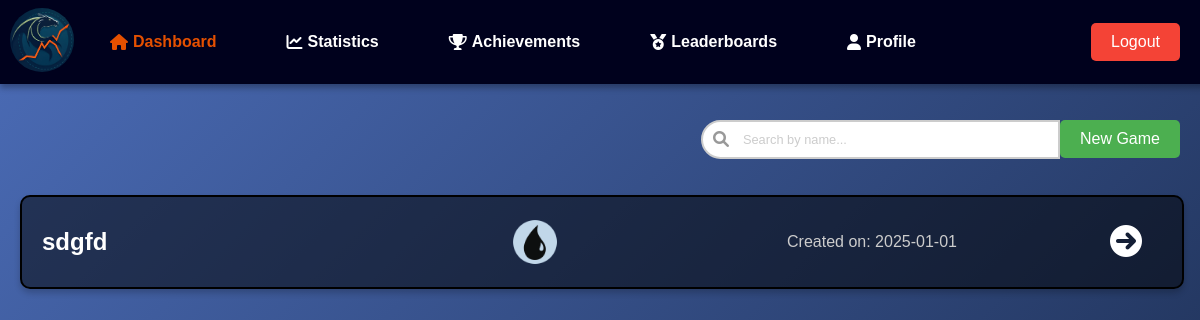
The app's page /games/dashboard (signed in) with its own data.
### models/game.py (models this page shows)
class Game(db.Model):
    __tablename__ = 'game'
    id = db.Column(db.Integer, primary_key=True)
    name = db.Column(db.String(120), nullable=False)
    colors = db.Column(db.String(255))
    created_at = db.Column(db.DateTime, nullable=True, default=datetime.utcnow)
    sr_turn1 = db.Column(db.Boolean)
    result = db.Column(db.String(50))
    turns = db.Column(db.Integer)
    turn_order = db.Column(db.String(50))  # Nuevo campo
    notes = db.Column(db.Text)  # Nuevo campo
    end_condition = db.Column(db.String(255))
    user_id = db.Column(db.Integer, db.ForeignKey('user.id'), nullable=False)
    user = db.relationship('User', back_populates='games')

### routes/games.py (the view)
@games_bp.route('/dashboard')
def dashboard():
    if 'user_id' not in session:
        return redirect(url_for('auth.login'))
    user_id = session['user_id']
    search = request.args.get('search')  # Obtener parámetro de búsqueda
    if search:
        games = Game.query.filter(
            Game.user_id == user_id,
            Game.name.ilike(f'%{search}%')  # o .like(...) si tu DB no soporta ilike
        ).all()
    else:
        games = Game.query.filter_by(user_id=user_id).all()
    return render_template('dashboard.html', games=games, search=search)

### templates/dashboard.html (shortened to what this page needs)
<!DOCTYPE html>
<html lang="en">
<head>
    <link rel="stylesheet" href="../static/css/dashboard.css">
    <link rel="stylesheet" href="../static/css/header.css">
    <link rel="stylesheet" href="https://cdnjs.cloudflare.com/ajax/libs/font-awesome/6.0.0-beta3/css/all.min.css">
</head>
<body>
    <header>
        <div class="logo-container">
            <a href="{{ url_for('games.dashboard') }}">
                <img src="{{ url_for('static', filename='images/logo2.jpeg') }}" alt="Logo" class="rounded-logo">
            </a>
        </div>
        <nav id="nav-links">
            <ul class="nav-links">
                <li>
                    <a href="{{ url_for('games.dashboard') }}" class="active">
                        <i class="fa-solid fa-home"></i> Dashboard
                    </a>
                </li>
                <li>
                    <a href="{{ url_for('user.statistics') }}">
                        <i class="fa-solid fa-chart-line"></i> Statistics
                    </a>
                </li>
                <li>
                    <a href="{{ url_for('user.achievements') }}">
                        <i class="fa-solid fa-trophy"></i> Achievements
                    </a>
                </li>
                <li>
                    <a href="{{ url_for('user.leaderboards') }}">
                        <i class="fa-solid fa-medal"></i> Leaderboards
                    </a>
                </li>
                <li>
                    <a href="{{ url_for('user.profile') }}">
                        <i class="fa-solid fa-user"></i> Profile
                    </a>
                </li>
            </ul>
        </nav>
        <a href="/" class="logout-button">Logout</a>
    </header>
    <main>
        <div class="new-game">
            <div class="search-box">
                <span class="search-icon">
                </span>
                <input type="text" id="searchBar" placeholder="Search by name...">
            </div>
            <a href="{{ url_for('games.new_game') }}"><button>New Game</button></a>
        </div>
        <div class="cards-container" id="cardsContainer">
            {% if games %}
                {% for game in games %}
                <div class="game-card"
                     style="border-color:
                            {% if game.result == '1st' %}gold
                            {% elif game.result == '2nd' %}silver
                            {% elif game.result == '3rd' %}#cd7f32
                            {% else %}black{% endif %};">
                    <div class="game-title">{{ game.name }}</div>
                    <div class="game-images">
                        {% for color in game.colors.split(',') %}
                        <img src="../static/images/{{ color }}.png" alt="{{ color }}">
                        {% endfor %}
                    </div>
                    <div class="game-date">
                        Created on: {{ game.created_at.strftime('%Y-%m-%d') if game.created_at else 'Unknown' }}
                    </div>
                    <a href="{{ url_for('games.game_detail', game_id=game.id) }}" class="game-info">
                        <i class="fa-solid fa-circle-arrow-right"></i>
                    </a>
                </div>
                {% endfor %}
            {% else %}
                <h1>Create your first game.</h1>
            {% endif %}
        </div>
    </main>
</body>
</html>

### static/css/dashboard.css (style rules this page uses)
body { font-family: Arial, sans-serif; margin: 0; padding: 0; background: linear-gradient(135deg, #4b6cb7, #182848); color: white; display: flex; justify-content: space-between; min-height: 100vh; height: 100%; text-align: center; flex-direction: column; }
main { margin-top: 100px; padding: 20px; width: calc(95%); }
.new-game { display: flex; justify-content: flex-end; margin-bottom: 20px; margin-right: -20px; }
.new-game button { background: #4caf50; color: white; padding: 10px 20px; font-size: 1rem; border: none; border-radius: 5px; cursor: pointer; transition: background 0.3s ease; }
.game-card { display: flex; align-items: center; justify-content: space-between; border: 2px solid gold; border-radius: 10px; padding: 20px; margin-bottom: 20px; background: rgba(0, 0, 0, 0.5); color: white; box-shadow: 0 4px 6px rgba(0, 0, 0, 0.2); width: calc(100% - 20px); margin: 10px auto; }
.game-title { font-size: 1.5rem; font-weight: bold; flex: 2; text-align: left; margin-right: 20px; }
.game-images { display: flex; gap: 10px; flex: 3; justify-content: center; }
.game-images img { width: 50px; height: 50px; border-radius: 5px; }
.game-date { flex: 2; font-size: 1rem; color: #ccc; text-align: center; }
.game-info { flex: 1; text-align: right; margin-right: 20px; color: #ffffff; text-decoration: none; font-weight: bold; font-size: 2rem; }
.search-box { position: relative; display: inline-block; margin-bottom: 1rem; }
.search-box .search-icon { position: absolute; left: 12px; top: 50%; transform: translateY(-50%); color: #999; pointer-events: none; }
.search-box input { width: 300px; padding: 10px 15px 10px 40px; border-radius: 25px 0px 0px 25px; border: 2px solid #ccc; outline: none; transition: border-color 0.3s; font-size: 0.8rem; }
.search-box input::placeholder { color: #ccc; }

### static/css/header.css (style rules this page uses)
header { position: fixed; top: 0; left: 0; width: 100%; height: 4rem; display: flex; justify-content: space-between; align-items: center; padding: 10px 20px; background: rgb(0, 1, 29); box-shadow: 0 4px 6px rgba(0, 0, 0, 0.3); color: white; z-index: 1000; }
.nav-links { list-style: none; display: flex; gap: 20px; margin: 0; }
.nav-links li { display: inline; }
.nav-links a { color: white; text-decoration: none; font-size: 1rem; font-weight: bold; display: flex; align-items: center; gap: 5px; transition: color 0.3s ease, transform 0.3s ease; margin-left: 50px; }
.nav-links .active { color: #e55000; }
.logo-container { position: absolute; top: 8px; left: 10px; }
.rounded-logo { width: 4rem; height: 4rem; border-radius: 50%; transition: transform 0.3s ease; }
.logout-button { padding: 10px 20px; font-size: 1rem; color: white; background: #f44336; border: none; border-radius: 5px; text-decoration: none; cursor: pointer; transition: background 0.3s ease; margin-right: 40px; }
.nav-links { display: flex; list-style: none; gap: 20px; }
.nav-links a { color: white; text-decoration: none; font-size: 1rem; font-weight: bold; display: flex; align-items: center; gap: 5px; transition: color 0.3s ease, transform 0.3s ease; }
.logout-button { padding: 10px 20px; font-size: 1rem; color: white; background: #f44336; border: none; border-radius: 5px; text-decoration: none; cursor: pointer; transition: background 0.3s ease; }

### records on screen
Game: name "sdgfd", colors (picture), created_at "2025-01-01"
